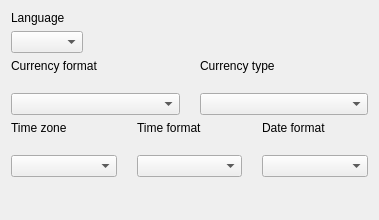
         <widget class="QWidget" name="scrollAreaWidgetContents">
          <property name="geometry">
           <rect>
            <x>0</x>
            <y>0</y>
            <width>379</width>
            <height>220</height>
           </rect>
          </property>
          <layout class="QGridLayout" name="gridLayout_6">
           <item row="0" column="0">
            <widget class="QLabel" name="label_12">
             <property name="styleSheet">
              <string notr="true"/>
             </property>
             <property name="text">
              <string>Language</string>
             </property>
            </widget>
           </item>
           <item row="1" column="0">
            <layout class="QHBoxLayout" name="horizontalLayout_42">
             <item>
              <widget class="QComboBox" name="languageBox">
               <property name="styleSheet">
                <string notr="true"/>
               </property>
              </widget>
             </item>
             <item>
              <spacer name="horizontalSpacer_43">
               <property name="orientation">
                <enum>Qt::Horizontal</enum>
               </property>
               <property name="sizeHint" stdset="0">
                <size>
                 <width>40</width>
                 <height>20</height>
                </size>
               </property>
              </spacer>
             </item>
            </layout>
           </item>
           <item row="2" column="0">
            <layout class="QHBoxLayout" name="horizontalLayout_5">
             <property name="spacing">
              <number>20</number>
             </property>
             <item>
              <layout class="QVBoxLayout" name="verticalLayout_12">
               <item>
                <widget class="QLabel" name="label_13">
                 <property name="styleSheet">
                  <string notr="true"/>
                 </property>
                 <property name="text">
                  <string>Currency format</string>
                 </property>
                </widget>
               </item>
               <item>
                <widget class="QComboBox" name="curFormatBox">
                 <property name="styleSheet">
                  <string notr="true"/>
                 </property>
                </widget>
               </item>
              </layout>
             </item>
             <item>
              <layout class="QVBoxLayout" name="verticalLayout_11">
               <item>
                <widget class="QLabel" name="label_14">
                 <property name="styleSheet">
                  <string notr="true"/>
                 </property>
                 <property name="text">
                  <string>Currency type</string>
                 </property>
                </widget>
               </item>
               <item>
                <widget class="QComboBox" name="curTypeBox">
                 <property name="styleSheet">
                  <string notr="true"/>
                 </property>
                </widget>
               </item>
              </layout>
             </item>
            </layout>
           </item>
           <item row="3" column="0">
            <layout class="QHBoxLayout" name="horizontalLayout_6">
             <property name="spacing">
              <number>20</number>
             </property>
             <item>
              <layout class="QVBoxLayout" name="verticalLayout_13">
               <item>
                <widget class="QLabel" name="label_15">
                 <property name="styleSheet">
                  <string notr="true"/>
                 </property>
                 <property name="text">
                  <string>Time zone</string>
                 </property>
                </widget>
               </item>
               <item>
                <widget class="QComboBox" name="timeZoneBox">
                 <property name="styleSheet">
                  <string notr="true"/>
                 </property>
                </widget>
               </item>
              </layout>
             </item>
             <item>
              <layout class="QVBoxLayout" name="verticalLayout_14">
               <item>
                <widget class="QLabel" name="label_16">
                 <property name="styleSheet">
                  <string notr="true"/>
                 </property>
                 <property name="text">
                  <string>Time format</string>
                 </property>
                </widget>
               </item>
               <item>
                <widget class="QComboBox" name="timeFormatBox">
                 <property name="styleSheet">
                  <string notr="true"/>
                 </property>
                </widget>
               </item>
              </layout>
             </item>
             <item>
              <layout class="QVBoxLayout" name="verticalLayout_15">
               <item>
                <widget class="QLabel" name="label_17">
                 <property name="styleSheet">
                  <string notr="true"/>
                 </property>
                 <property name="text">
                  <string>Date format</string>
                 </property>
                </widget>
               </item>
               <item>
                <widget class="QComboBox" name="dateFormatBox">
                 <property name="styleSheet">
                  <string notr="true"/>
                 </property>
                </widget>
               </item>
              </layout>
             </item>
            </layout>
           </item>
           <item row="4" column="0">
            <spacer name="verticalSpacer_2">
             <property name="orientation">
              <enum>Qt::Vertical</enum>
             </property>
             <property name="sizeHint" stdset="0">
              <size>
               <width>20</width>
               <height>40</height>
              </size>
             </property>
            </spacer>
           </item>
          </layout>
         </widget>
